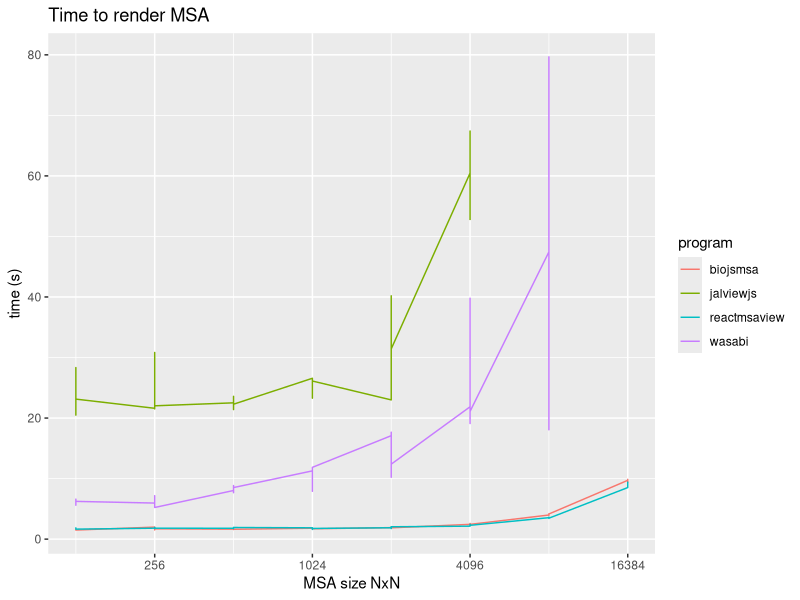
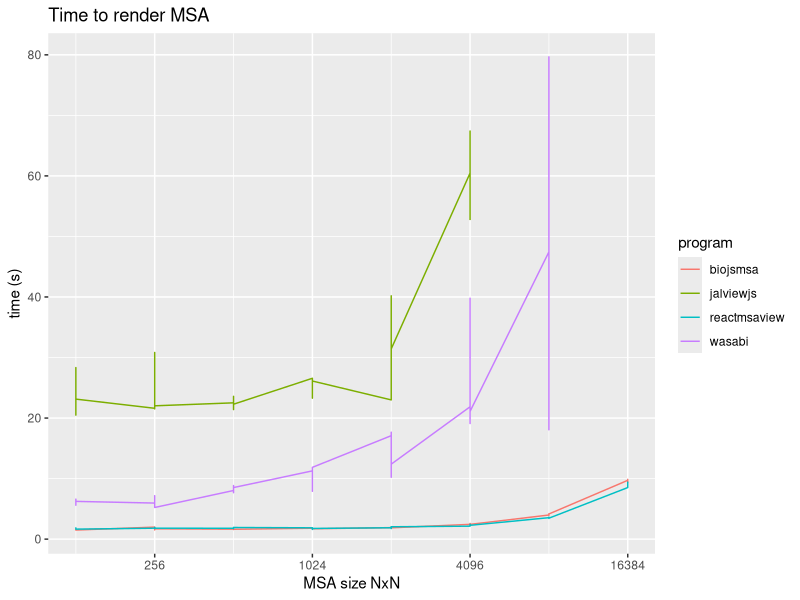

Here is the R script that generated these plots, in order:
library(ggplot2)

df <- read.table("out.tsv", header = TRUE)

ggplot(df, aes(x = size, y = time, color = program)) +
  geom_line() +
  scale_x_continuous(trans = "log2") +
  ylab("time (s)") +
  xlab("MSA size NxN") +
  ggtitle("Time to render MSA")
ggsave("img/1.png")
